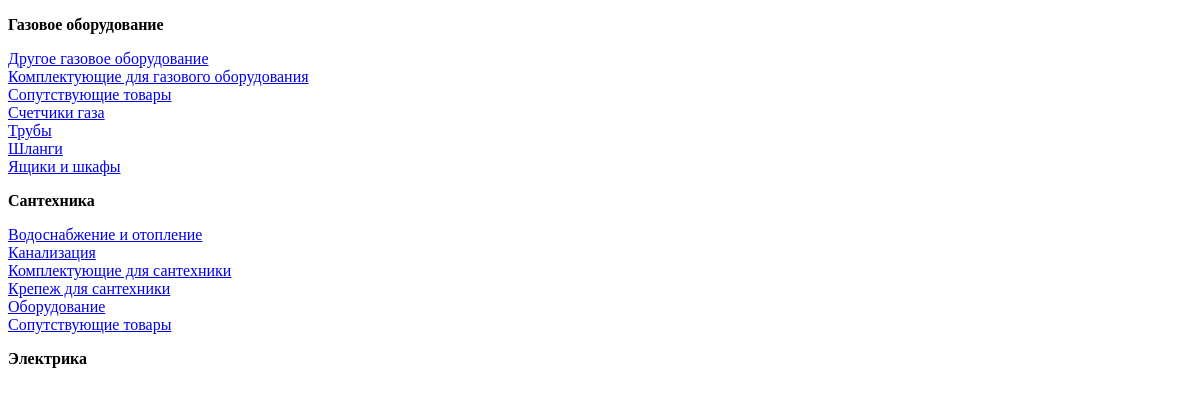
Before: /esg.by/catalog/ with the older database file.
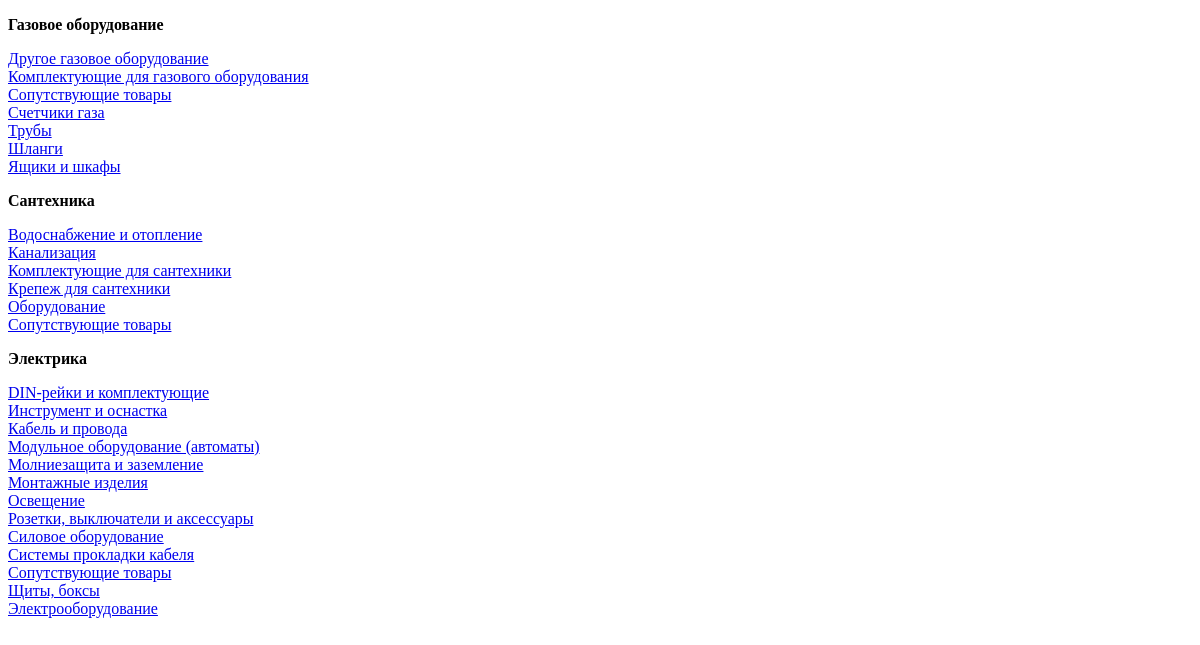
After: the same page with the newer database file.
### esg/models.py (models this page shows, shortened)
class Rubric(models.Model):
    rubric_name = models.CharField(max_length=50, verbose_name='Название раздела')
    class Meta:
        verbose_name_plural = 'Разделы'
        verbose_name = 'Раздел'
        ordering= ['rubric_name']

class Gas(models.Model):
    title = models.CharField(max_length=255, verbose_name='Подраздел газового оборудования')
    rubric = models.ForeignKey(Rubric, on_delete=models.CASCADE, verbose_name='Раздел')
    class Meta:
        verbose_name_plural = 'Раздел "Газовое оборудование"'
        verbose_name = 'Раздел "Газовое оборудование"'
        ordering= ['title']

class Santeh(models.Model):
    title = models.CharField(max_length=255, verbose_name='Подраздел сантехники')
    rubric = models.ForeignKey(Rubric, on_delete=models.CASCADE, verbose_name='Раздел')
    class Meta:
        verbose_name_plural = 'Раздел "Сантехника"'
        verbose_name = 'Раздел "Сантехника"'
        ordering= ['title']

class Electro(models.Model):
    title = models.CharField(max_length=255, verbose_name='Подраздел электрики')
    rubric = models.ForeignKey(Rubric, on_delete = models.CASCADE, verbose_name='Раздел')
    class Meta:
        verbose_name_plural = 'Раздел "Электрика"'
        verbose_name = 'Раздел "Электрика"'
        ordering= ['title']

### esg/views.py (the view)
# urls.py: path('catalog/', get_catalog, name='catalog'),
def get_catalog(request):
    rubrics = Rubric.objects.prefetch_related('electro_set', 'gas_set', 'santeh_set').all()
    context = {
        'rubrics': rubrics,
    }
    return render(request, 'catalog.html', context)

### esg/templates/catalog.html (shortened to what this page needs)
<!DOCTYPE html>
<html lang="en">
<head>
</head>
<body>
<div>
    {% for rubric in rubrics %}
        <p><b>{{ rubric.rubric_name }}</b></p>
        {% if rubric.rubric_name == "Электрика" %}
            {% for subrubric in rubric.electro_set.all %}
                <a href="{% url 'rubric_electro' subrubric.pk %}">{{ subrubric.title }}</a><br>
            {% endfor %}
        {% endif %}
        {% if rubric.rubric_name == "Газовое оборудование" %}
            {% for subrubric in rubric.gas_set.all %}
            <a href="{% url 'rubric_gas' subrubric.pk %}">{{ subrubric.title }}</a><br>
            {% endfor %}
        {% endif %}
        {% if rubric.rubric_name == "Сантехника" %}
             {% for subrubric in rubric.santeh_set.all %}
                 <a href="{% url 'rubric_santeh' subrubric.pk %}">{{ subrubric.title }}</a><br>
             {% endfor %}
        {% endif %}
    {% endfor %}
</div>
</body>
</html>

Changed rows visible on the page:
added Electro: title "DIN-рейки и комплектующие", shown under Rubric "Электрика"
added Electro: title "Инструмент и оснастка", shown under Rubric "Электрика"
added Electro: title "Кабель и провода", shown under Rubric "Электрика"
added Electro: title "Модульное оборудование (автоматы)", shown under Rubric "Электрика"
added Electro: title "Молниезащита и заземление", shown under Rubric "Электрика"
added Electro: title "Монтажные изделия", shown under Rubric "Электрика"
added Electro: title "Освещение", shown under Rubric "Электрика"
added Electro: title "Розетки, выключатели и аксессуары", shown under Rubric "Электрика"
added Electro: title "Силовое оборудование", shown under Rubric "Электрика"
added Electro: title "Системы прокладки кабеля", shown under Rubric "Электрика"
added Electro: title "Сопутствующие товары", shown under Rubric "Электрика"
added Electro: title "Щиты, боксы", shown under Rubric "Электрика"
added Electro: title "Электрооборудование", shown under Rubric "Электрика"
